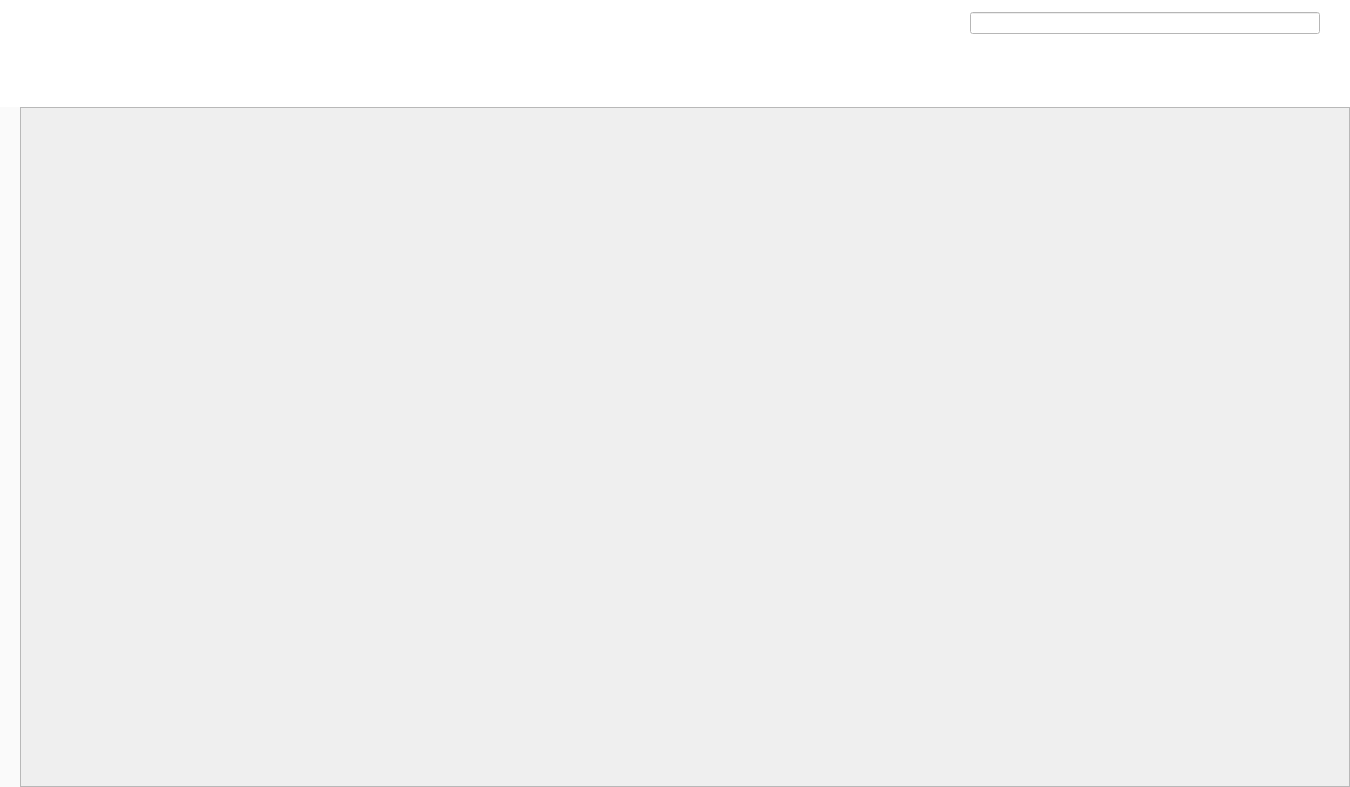
<?xml version="1.0" encoding="UTF-8"?>
<ui version="4.0">
 <class>homePageCpt</class>
 <widget class="QWidget" name="homePageCpt">
  <property name="geometry">
   <rect>
    <x>0</x>
    <y>0</y>
    <width>1350</width>
    <height>787</height>
   </rect>
  </property>
  <property name="minimumSize">
   <size>
    <width>1350</width>
    <height>787</height>
   </size>
  </property>
  <property name="maximumSize">
   <size>
    <width>1350</width>
    <height>787</height>
   </size>
  </property>
  <property name="windowTitle">
   <string>Form</string>
  </property>
  <layout class="QVBoxLayout" name="verticalLayout">
   <property name="spacing">
    <number>0</number>
   </property>
   <property name="leftMargin">
    <number>0</number>
   </property>
   <property name="topMargin">
    <number>0</number>
   </property>
   <property name="rightMargin">
    <number>0</number>
   </property>
   <property name="bottomMargin">
    <number>0</number>
   </property>
   <item>
    <widget class="QWidget" name="selectSearchBox" native="true">
     <property name="maximumSize">
      <size>
       <width>16777215</width>
       <height>107</height>
      </size>
     </property>
     <property name="styleSheet">
      <string notr="true">background-color: white;</string>
     </property>
     <layout class="QHBoxLayout" name="horizontalLayout">
      <property name="spacing">
       <number>0</number>
      </property>
      <property name="leftMargin">
       <number>0</number>
      </property>
      <property name="topMargin">
       <number>0</number>
      </property>
      <property name="rightMargin">
       <number>30</number>
      </property>
      <property name="bottomMargin">
       <number>0</number>
      </property>
      <item>
       <widget class="QWidget" name="selectBox" native="true">
        <property name="styleSheet">
         <string notr="true">QPushButton {
	background-color: white;
    font-family: &quot;微软雅黑&quot;; 
    font-size: 16px;
    border: none;
    border-radius: 12px;
}</string>
        </property>
        <layout class="QVBoxLayout" name="verticalLayout_2">
         <property name="spacing">
          <number>0</number>
         </property>
         <property name="leftMargin">
          <number>0</number>
         </property>
         <property name="topMargin">
          <number>0</number>
         </property>
         <property name="rightMargin">
          <number>0</number>
         </property>
         <property name="bottomMargin">
          <number>0</number>
         </property>
         <item>
          <widget class="QWidget" name="classifys" native="true">
           <property name="styleSheet">
            <string notr="true">QPushButton:{
	font-weight: bold;

}</string>
           </property>
           <layout class="QHBoxLayout" name="horizontalLayout_2">
            <property name="spacing">
             <number>0</number>
            </property>
            <property name="leftMargin">
             <number>0</number>
            </property>
            <property name="topMargin">
             <number>0</number>
            </property>
            <property name="rightMargin">
             <number>0</number>
            </property>
            <property name="bottomMargin">
             <number>0</number>
            </property>
            <item>
             <layout class="QHBoxLayout" name="classifyHLayout"/>
            </item>
            <item>
             <spacer name="horizontalSpacer">
              <property name="orientation">
               <enum>Qt::Orientation::Horizontal</enum>
              </property>
              <property name="sizeHint" stdset="0">
               <size>
                <width>965</width>
                <height>20</height>
               </size>
              </property>
             </spacer>
            </item>
           </layout>
          </widget>
         </item>
         <item>
          <widget class="QWidget" name="labels" native="true">
           <property name="styleSheet">
            <string notr="true"/>
           </property>
           <layout class="QHBoxLayout" name="horizontalLayout_4">
            <property name="spacing">
             <number>0</number>
            </property>
            <property name="leftMargin">
             <number>0</number>
            </property>
            <property name="topMargin">
             <number>0</number>
            </property>
            <property name="rightMargin">
             <number>0</number>
            </property>
            <property name="bottomMargin">
             <number>0</number>
            </property>
            <item>
             <layout class="QHBoxLayout" name="labelHLayout"/>
            </item>
            <item>
             <spacer name="horizontalSpacer_2">
              <property name="orientation">
               <enum>Qt::Orientation::Horizontal</enum>
              </property>
              <property name="sizeHint" stdset="0">
               <size>
                <width>965</width>
                <height>20</height>
               </size>
              </property>
             </spacer>
            </item>
           </layout>
          </widget>
         </item>
        </layout>
       </widget>
      </item>
      <item>
       <widget class="QWidget" name="searchBox" native="true">
        <property name="minimumSize">
         <size>
          <width>350</width>
          <height>0</height>
         </size>
        </property>
        <property name="maximumSize">
         <size>
          <width>350</width>
          <height>16777215</height>
         </size>
        </property>
        <property name="styleSheet">
         <string notr="true"/>
        </property>
        <layout class="QVBoxLayout" name="verticalLayout_3">
         <property name="spacing">
          <number>0</number>
         </property>
         <property name="leftMargin">
          <number>0</number>
         </property>
         <property name="topMargin">
          <number>12</number>
         </property>
         <property name="rightMargin">
          <number>0</number>
         </property>
         <property name="bottomMargin">
          <number>0</number>
         </property>
         <item>
          <widget class="SearchLineEdit" name="search"/>
         </item>
         <item>
          <spacer name="verticalSpacer">
           <property name="orientation">
            <enum>Qt::Orientation::Vertical</enum>
           </property>
           <property name="sizeHint" stdset="0">
            <size>
             <width>20</width>
             <height>69</height>
            </size>
           </property>
          </spacer>
         </item>
        </layout>
       </widget>
      </item>
     </layout>
    </widget>
   </item>
   <item>
    <widget class="QWidget" name="videoBox" native="true">
     <property name="styleSheet">
      <string notr="true">#videoBox{

	background-color: rgb(250,250,250);

}</string>
     </property>
     <layout class="QVBoxLayout" name="verticalLayout_4">
      <property name="spacing">
       <number>0</number>
      </property>
      <property name="leftMargin">
       <number>20</number>
      </property>
      <property name="topMargin">
       <number>0</number>
      </property>
      <property name="rightMargin">
       <number>0</number>
      </property>
      <property name="bottomMargin">
       <number>0</number>
      </property>
      <item>
       <widget class="QScrollArea" name="videoScroll">
        <property name="styleSheet">
         <string notr="true">#vedioScroll{

	border: none;
}

QScrollBar:vertical{
	border: none;
	background-color: #FFFFFF;
	width: 10px;
}

QScrollBar::up-arrow:vertical,QScrollBar::down-arrow:vertical{
	border: none;
	width: 0px;
	height: 0px;
}

QScrollBar::handle::vertical{

	border: none;
	border-radius: 5px;
	background-color: #E8E8E8;
	min-height: 134px;
}

QScrollBar::sub-page:vertical {
    background-color: #FFFFFF;
}

QScrollBar::add-page:vertical {
    background-color: #FFFFFF;
}


</string>
        </property>
        <property name="horizontalScrollBarPolicy">
         <enum>Qt::ScrollBarPolicy::ScrollBarAlwaysOff</enum>
        </property>
        <property name="widgetResizable">
         <bool>true</bool>
        </property>
        <widget class="QWidget" name="scrollAreaWidgetContents">
         <property name="geometry">
          <rect>
           <x>0</x>
           <y>0</y>
           <width>1328</width>
           <height>678</height>
          </rect>
         </property>
         <layout class="QVBoxLayout" name="verticalLayout_5">
          <property name="spacing">
           <number>20</number>
          </property>
          <property name="leftMargin">
           <number>0</number>
          </property>
          <property name="topMargin">
           <number>0</number>
          </property>
          <property name="rightMargin">
           <number>30</number>
          </property>
          <property name="bottomMargin">
           <number>0</number>
          </property>
          <item>
           <layout class="QGridLayout" name="videoGLayout"/>
          </item>
         </layout>
        </widget>
       </widget>
      </item>
     </layout>
    </widget>
   </item>
  </layout>
 </widget>
 <customwidgets>
  <customwidget>
   <class>SearchLineEdit</class>
   <extends>QLineEdit</extends>
   <header>searchlineedit.h</header>
  </customwidget>
 </customwidgets>
 <resources/>
 <connections/>
</ui>
